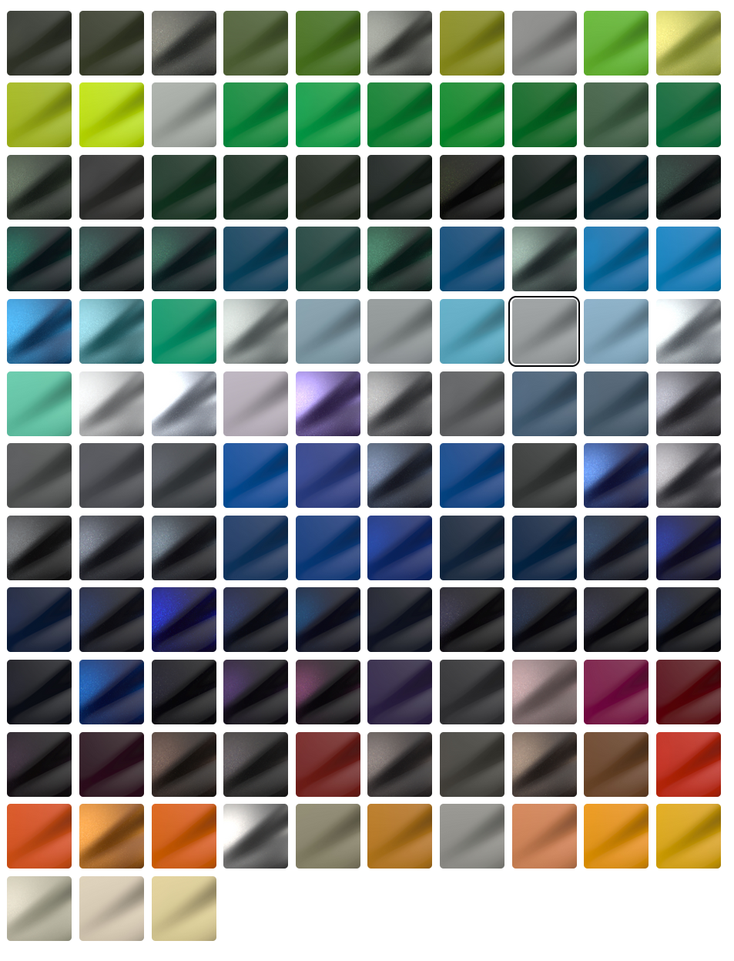
#> input picture x987/tools/swatch_source.png, 734 x 961 px, shrunk from 953 x 1247 before the run
$ python extract_swatches.py --image swatch_source.png --rows 5 --cols 5 --out out.png
#> lines starting #> are read from the running program, lines starting #| are printed output that depends on the picture
# tools/extract_swatches.py
# Extract average HEX from a grid of swatches in an image.
# Produces a JSON you can drop at x987-data/paint/porsche_swatches.json
import json, argparse
from pathlib import Path
from PIL import Image, ImageDraw, ImageFont

def average_hex(im, bbox, trim=4):
    x0,y0,x1,y1 = bbox
    x0+=trim; y0+=trim; x1-=trim; y1-=trim
    region = im.crop((x0,y0,x1,y1)).convert("RGB")
    # ignore highlights: median of pixels
    px = list(region.getdata())
    r = sorted(p[0] for p in px)[len(px)//2]
    g = sorted(p[1] for p in px)[len(px)//2]
    b = sorted(p[2] for p in px)[len(px)//2]
    return f"#{r:02X}{g:02X}{b:02X}"

def main():
    ap = argparse.ArgumentParser()
    ap.add_argument("--image", required=True)
    ap.add_argument("--rows", type=int, required=True)
    ap.add_argument("--cols", type=int, required=True)
    ap.add_argument("--out", required=True)
    args = ap.parse_args()

    im = Image.open(args.image).convert("RGB")
    W,H = im.size
#> W = 734; H = 961
    pad = 10  # outer padding approximation
    gw = (W - 2*pad) / args.cols
#> gw = 142.8
    gh = (H - 2*pad) / args.rows
#> gh = 188.2

    swatches = []
    for r in range(args.rows):
        for c in range(args.cols):
            x0 = int(pad + c*gw)
            y0 = int(pad + r*gh)
            x1 = int(pad + (c+1)*gw)
            y1 = int(pad + (r+1)*gh)
            hexv = average_hex(im, (x0,y0,x1,y1), trim=8)
            swatches.append({"index": r*args.cols + c, "hex": hexv})
#> this loop made 5 passes
#> pass 1, in average_hex, `region = im.crop((x0,y0,x1,y1)).convert("RGB")`:
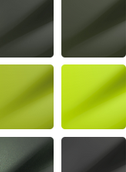
#> region: PIL image 126x172 RGB; mean R, G, B 125.4, 135.8, 74.8
#> pass 1, in average_hex (call 2), `region = im.crop((x0,y0,x1,y1)).convert("RGB")`:
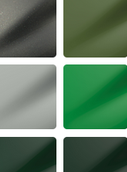
#> region: PIL image 127x172 RGB; mean R, G, B 98.2, 125.8, 102.5
#> pass 1, in average_hex (call 3), `region = im.crop((x0,y0,x1,y1)).convert("RGB")`:
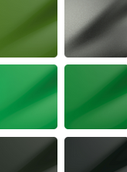
#> region: PIL image 127x172 RGB; mean R, G, B 80.9, 126.4, 88.1
#> pass 1, in average_hex (call 4), `region = im.crop((x0,y0,x1,y1)).convert("RGB")`:
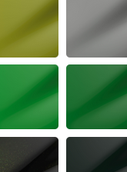
#> region: PIL image 127x172 RGB; mean R, G, B 93.9, 127.3, 87.1
#> after the loop, swatches = 25 items

    # Write JSON (you can add names later)
    outp = Path(args.out)
    outp.parent.mkdir(parents=True, exist_ok=True)
    outp.write_text(json.dumps(swatches, indent=2), encoding="utf-8")

    # Preview with indices
    draw = ImageDraw.Draw(im)
    try:
        font = ImageFont.load_default()
    except Exception:
        font = None
    for s in swatches:
        i = s["index"]; c = i % args.cols; r = i // args.cols
        x0 = int(pad + c*gw); y0 = int(pad + r*gh)
        x1 = int(pad + (c+1)*gw); y1 = int(pad + (r+1)*gh)
        draw.rectangle((x0,y0,x1,y1), outline=(255,255,255), width=1)
        draw.text((x0+6,y0+6), str(i), fill=(255,255,255), font=font)
#> this loop made 25 passes
#> (s, c, r, x0, y0, x1, y1) on passes 1 to 11: ({'index': 0, 'hex': '#727C33'}, 0, 0, 10, 10, 152, 198), ({'index': 1, 'hex': '#4C7547'}, 1, 0, 152, 10, 295, 198), ({'index': 2, 'hex': '#367B3E'}, 2, 0, 295, 10, 438, 198), ({'index': 3, 'hex': '#377D36'}, 3, 0, 438, 10, 581, 198), ({'index': 4, 'hex': '#4E7445'}, 4, 0, 581, 10, 724, 198), ({'index': 5, 'hex': '#3C5E6D'}, 0, 1, 10, 198, 152, 386), ({'index': 6, 'hex': '#367B6B'}, 1, 1, 152, 198, 295, 386), ({'index': 7, 'hex': '#748489'}, 2, 1, 295, 198, 438, 386), ({'index': 8, 'hex': '#618D91'}, 3, 1, 438, 198, 581, 386), ({'index': 9, 'hex': '#6D89B4'}, 4, 1, 581, 198, 724, 386), ({'index': 10, 'hex': '#5B5F61'}, 0, 2, 10, 386, 152, 574)
    im.save(outp.with_suffix(".preview.png"))
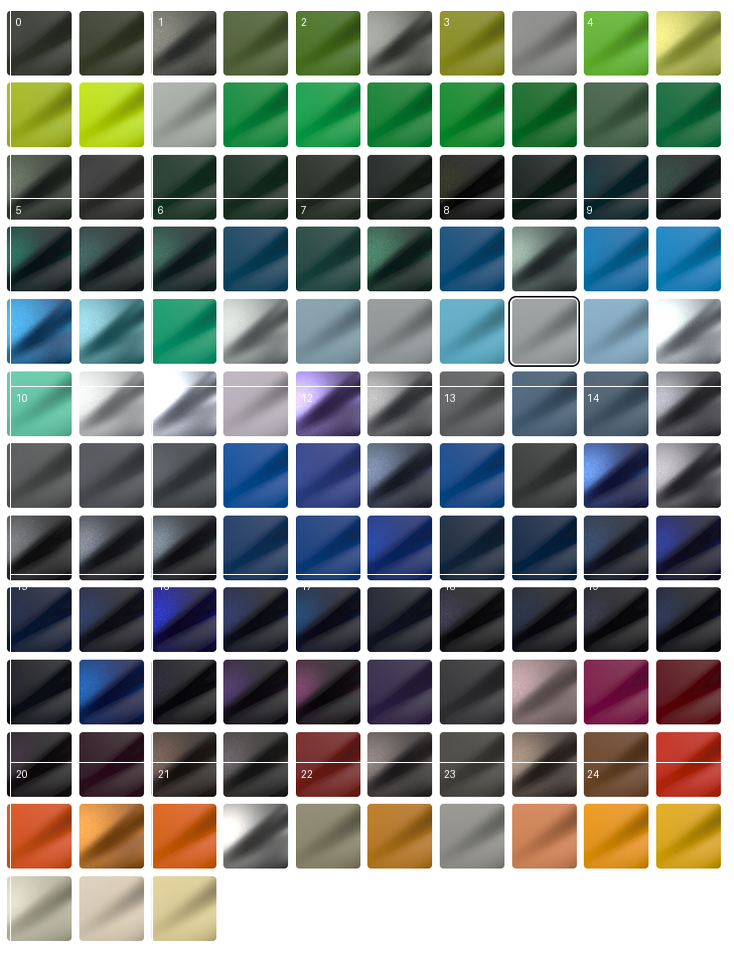
#> saved as out.preview.png: PIL image 734x961 RGB; mean R, G, B 129.7, 136, 131.2
    print(f"Saved {outp} and {outp.with_suffix('.preview.png')}")
#| Saved out.png and out.preview.png

if __name__ == "__main__":
    main()
